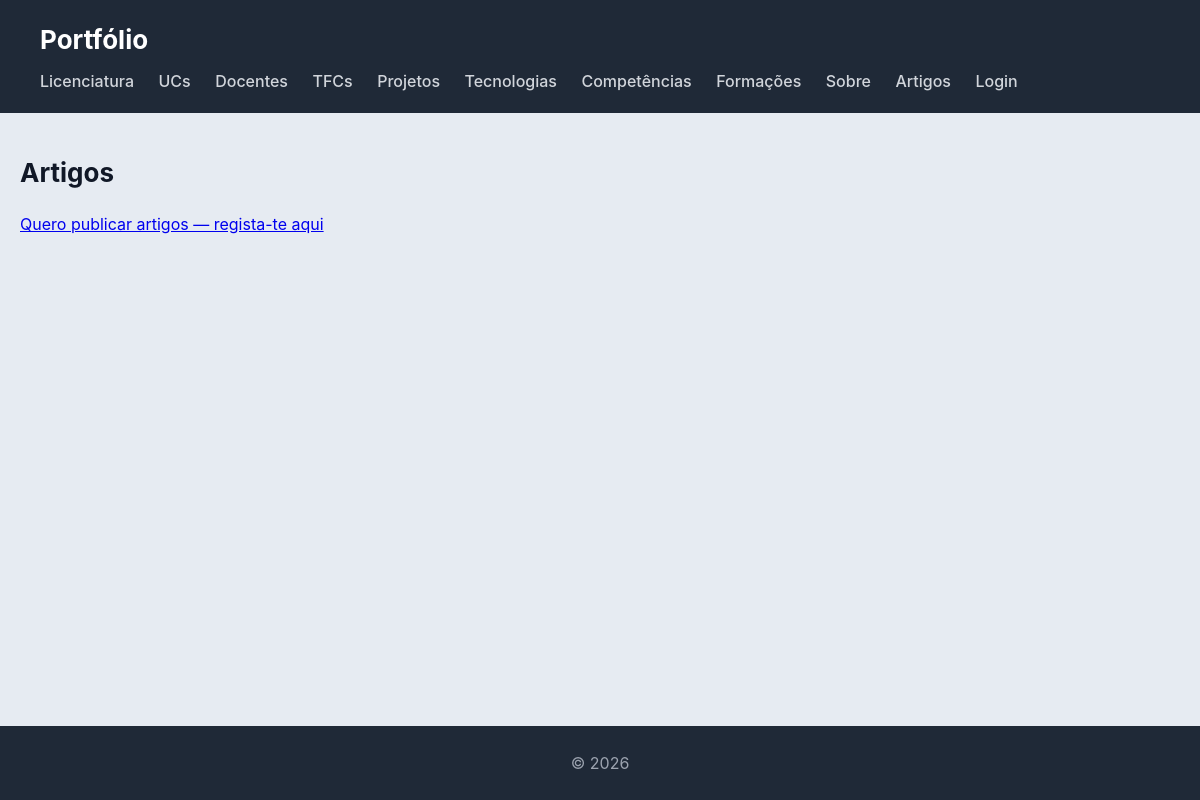
The app's page /artigos/, older data.
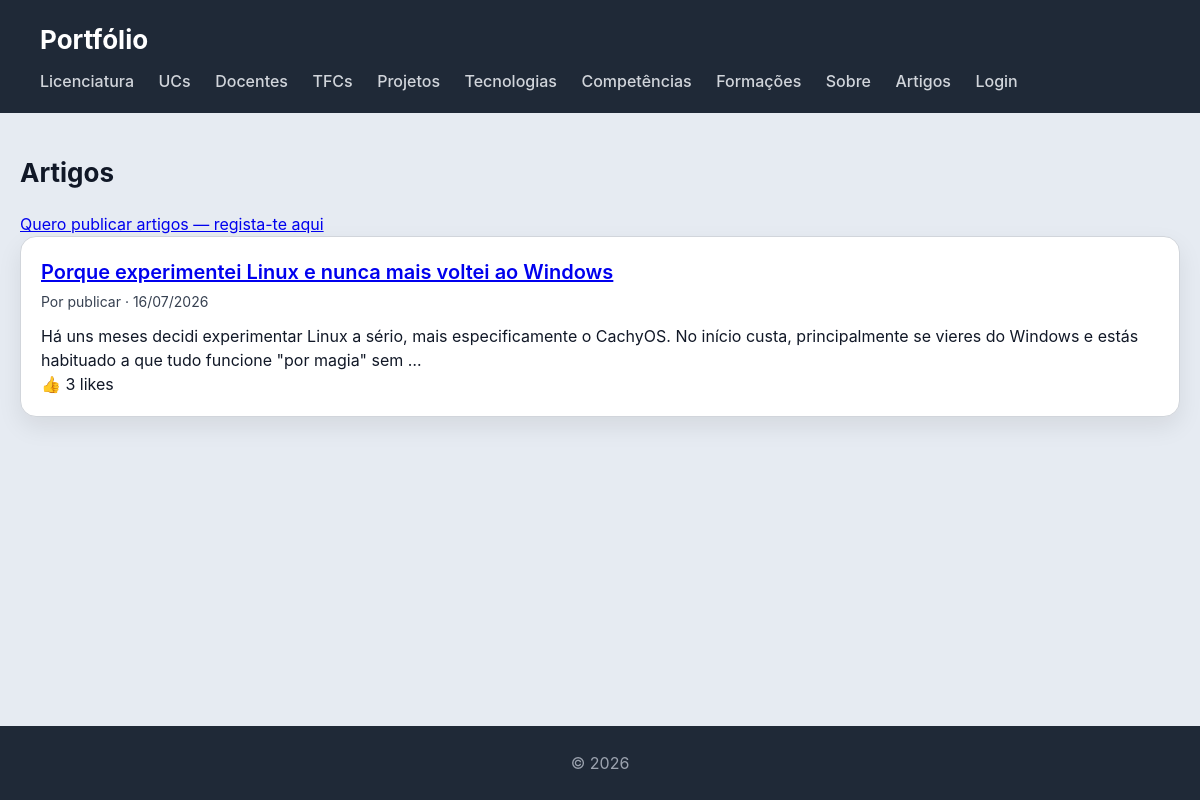
The same page, newer data.
### artigos/models.py (models this page shows, shortened)
class Artigo(models.Model):
    titulo = models.CharField(max_length=200)
    texto = models.TextField()
    fotografia = models.ImageField(upload_to="artigos/", blank=True, null=True)
    link_externo = models.URLField(blank=True)
    data_criacao = models.DateTimeField(auto_now_add=True)
    autor = models.ForeignKey(User, on_delete=models.CASCADE, related_name="artigos")
    likes = models.IntegerField(default=0)
    dislikes = models.IntegerField(default=0)

### artigos/views.py (the view)
# urls.py: path("", views.artigos_view, name="artigos_view"),
def artigos_view(request):
    artigos = Artigo.objects.select_related("autor").order_by("-data_criacao")
    return render(request, "artigos/artigos.html", {"artigos": artigos})

### portfolio/context_processors.py (called while the page is built)
def is_gestor(request):
    context = {"is_gestor": False, "is_autor": False}
    if request.user.is_authenticated:
        context["is_gestor"] = request.user.groups.filter(name="gestor-portfolio").exists()
        context["is_autor"] = request.user.groups.filter(name="autores").exists()
    return context

### artigos/templates/artigos/artigos.html (shortened to what this page needs)
{% extends "portfolio/base.html" %}
{% block content %}
<h2>Artigos</h2>
{% if is_autor %}
<p><a href="{% url 'artigo_create_view' %}">+ Novo Artigo</a></p>
{% else %}
<p><a href="{% url 'artigos_registo_view' %}">Quero publicar artigos — regista-te aqui</a></p>
{% endif %}
<section>
    {% for artigo in artigos %}
    <article>
        <header>
            <h3><a href="{% url 'artigo_view' artigo.id %}">{{ artigo.titulo }}</a></h3>
            <p>Por {{ artigo.autor.username }} · {{ artigo.data_criacao|date:"d/m/Y" }}</p>
        </header>
        <p>{{ artigo.texto|truncatewords:30 }}</p>
        <p>👍 {{ artigo.likes }} likes</p>
    </article>
    {% endfor %}
</section>
{% endblock %}

Row changes from the older to the newer data that the page shows:
added Artigo: titulo "Porque experimentei Linux e nunca mais voltei ao Windows", autor.username "publicar", data_criacao "16/07/2026", texto "Há uns meses decidi experimentar Linux a sério, mais especificamente o CachyOS. No início custa, principalmente se vieres do Windows e estás habituado a que tudo funcione \"por magia\" sem …", likes "3"
